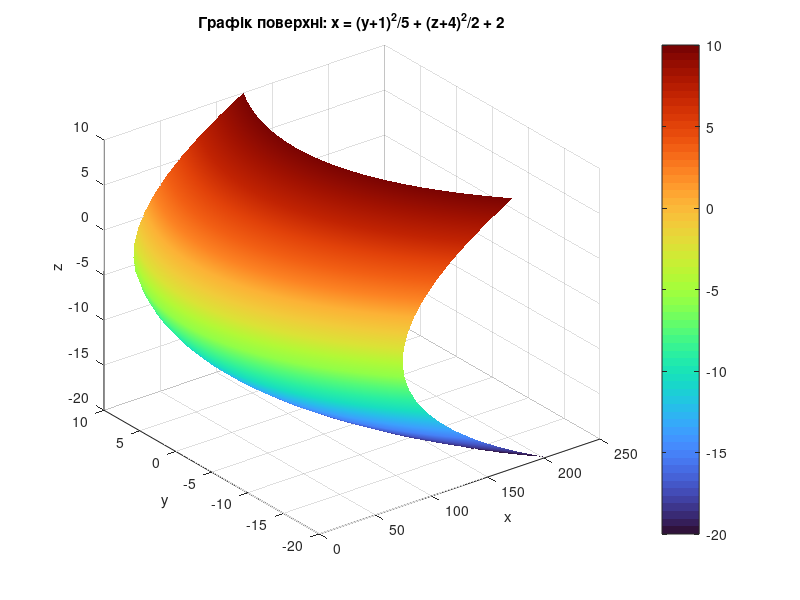

Source code (MATLAB):
% Діапазони значень y і z
[y, z] = meshgrid(linspace(-20, 10, 20), linspace(-20, 10, 20));

% Обчислення x з рівняння
x = ((y + 1).^2) / 5 + ((z + 4).^2) / 2 + 2;

% Побудова графіка
surf(x, y, z);
xlabel('x');
ylabel('y');
zlabel('z');
title('Графік поверхні: x = (y+1)^2/5 + (z+4)^2/2 + 2');
shading interp;
colormap turbo;
colorbar;
grid on;

